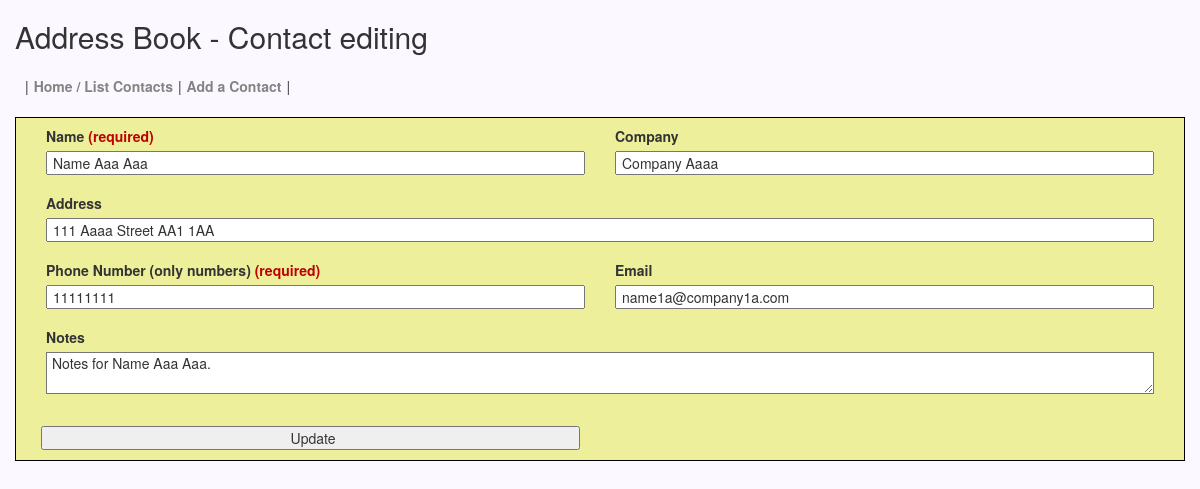
The page /editContact.php?action=bringContactData&id=1 on the database its author committed.
### tables this page shows
CREATE TABLE IF NOT EXISTS `address_book_table` (
  `id` int(5) NOT NULL AUTO_INCREMENT,
  `name` varchar(255) NOT NULL COMMENT 'Required.',
  `company` varchar(255) DEFAULT NULL,
  `address` varchar(255) DEFAULT NULL,
  `phone` varchar(255) NOT NULL COMMENT 'Required.',
  `email` varchar(255) DEFAULT NULL,
  `notes` text,
  PRIMARY KEY (`id`)
);

### inc/config.php (called while the page is built, shortened)
<?php
$debug = 0;
$db_host = "localhost";
$db_user = "root";
$db_password = "root";
$db_name = "address_book_db";
$db_management_system = "mysql";
?>

### lib/adodb5/adodb.inc.php (called while the page is built, shortened)
<?php
if (!defined('_ADODB_LAYER')) {
	function ADODB_str_replace($src, $dest, $data) {
		if (ADODB_PHPVER >= 0x4050) {
			return str_replace($src,$dest,$data);
		}
		return $data;
	}
	function ADODB_Setup() {
		$ADODB_FETCH_MODE = ADODB_FETCH_DEFAULT;
	}
	abstract class ADOConnection {
	var $database = '';
	var $host = '';
	var $user = '';
	var $debug = false;
	var $true = '1';
	var $false = '0';
	var $fetchMode=false;
	var $bulkBind = false;
	var $_queryID = false;
	var $_bindInputArray = false;
	function PConnect($argHostname = "", $argUsername = "", $argPassword = "", $argDatabaseName = "") {
		if ($argHostname != "") {
			$this->host = $argHostname;
		}
		if ($argUsername != "") {
			$this->user = $argUsername;
		}
		if ($argDatabaseName != "") {
			$this->database = $argDatabaseName;
		}
		if ($rez = $this->_pconnect($this->host, $this->user, $argPassword, $this->database)) {
			return true;
		}
		return $ret;
	}
	function Execute($sql,$inputarr=false) {
		if ($inputarr !== false) {
			if (!is_array($inputarr)) {
				$inputarr = array($inputarr);
			}
			$element0 = reset($inputarr);
			$array_2d = $this->bulkBind && is_array($element0) && !is_object(reset($element0));
			unset($element0);
			if (!is_array($sql) && !$this->_bindInputArray) {
				$sqlarr = explode('?',$sql);
				$nparams = sizeof($sqlarr)-1;
				if ($nparams != count($inputarr)) {
					$this->outp_throw(
						"Input array has " . count($inputarr) .
						" params, does not match query: '" . htmlspecialchars($sql) . "'",
						'Execute'
					);
					return false;
				}
				if (!$array_2d) {
					$inputarr = array($inputarr);
				}
				foreach($inputarr as $arr) {
					$sql = ''; $i = 0;
					while(list(, $v) = each($arr)) {
						$sql .= $sqlarr[$i];
						$typ = gettype($v);
						if ($typ == 'string') {
							$sql .= $this->qstr($v);
						} else if ($typ == 'double') {
							$sql .= str_replace(',','.',$v);
						} else if ($typ == 'boolean') {
							$sql .= $v ? $this->true : $this->false;
						} else if ($typ == 'object') {
							if (method_exists($v, '__toString')) {
								$sql .= $this->qstr($v->__toString());
							} else {
								$sql .= $this->qstr((string) $v);
							}
						} else if ($v === null) {
							$sql .= 'NULL';
						} else {
							$sql .= $v;
						}
						$i += 1;
						if ($i == $nparams) {
							break;
						}
					}
					if (isset($sqlarr[$i])) {
						$sql .= $sqlarr[$i];
						if ($i+1 != sizeof($sqlarr)) {
							$this->outp_throw( "Input Array does not match ?: ".htmlspecialchars($sql),'Execute');
						}
					} else if ($i != sizeof($sqlarr)) {
						$this->outp_throw( "Input array does not match ?: ".htmlspecialchars($sql),'Execute');
					}
					$ret = $this->_Execute($sql);
					if (!$ret) {
						return $ret;
					}
				}
			} else {
				if ($array_2d) {
					if (is_string($sql)) {
						$stmt = $this->Prepare($sql);
					} else {
						$stmt = $sql;
					}
					foreach($inputarr as $arr) {
						$ret = $this->_Execute($stmt,$arr);
						if (!$ret) {
							return $ret;
						}
					}
				} else {
					$ret = $this->_Execute($sql,$inputarr);
				}
			}
		} else {
			$ret = $this->_Execute($sql,false);
		}
		return $ret;
	}
	function _Execute($sql,$inputarr=false) {
		if( is_string($sql) ) {
			$sql = ADODB_str_replace( '_ADODB_COUNT', '', $sql );
		}
		if ($this->debug) {
			global $ADODB_INCLUDED_LIB;
			if (empty($ADODB_INCLUDED_LIB)) {
				include(ADODB_DIR.'/adodb-lib.inc.php');
			}
			$this->_queryID = _adodb_debug_execute($this, $sql,$inputarr);
		} else {
			$this->_queryID = @$this->_query($sql,$inputarr);
		}
		$rs = new $rsclass($this->_queryID,$this->fetchMode);
		$rs->connection = $this;
		$rs->Init();
		if (is_array($sql)) {
			$rs->sql = $sql[0];
		} else {
			$rs->sql = $sql;
		}
		return $rs;
	}
}
	class ADORecordSet implements IteratorAggregate {
	var $fields = false;
	var $EOF = false;
	var $_numOfRows = -1;
	var $_numOfFields = -1;
	var $_currentRow = -1;
	function __construct($queryID) {
		$this->_queryID = $queryID;
	}
	function Init() {
		if ($this->_numOfRows != 0 && $this->_numOfFields && $this->_currentRow == -1) {
			$this->_currentRow = 0;
			if ($this->EOF = ($this->_fetch() === false)) {
				$this->_numOfRows = 0;
			}
		} else {
			$this->EOF = true;
		}
	}
	function FetchRow() {
		if ($this->EOF) {
			return false;
		}
		$arr = $this->fields;
		$this->_currentRow++;
		if (!$this->_fetch()) {
			$this->EOF = true;
		}
		return $arr;
	}
	protected function AssocCaseConvertFunction($case = ADODB_ASSOC_CASE) {
		switch($case) {
			case ADODB_ASSOC_CASE_NATIVE:
			default:
				return false;
		}
	}
	function RecordCount() {
		return $this->_numOfRows;
	}
	protected function _updatefields()
	{
		if( empty($this->fields)) {
			return;
		}
		$fn_change_case = $this->AssocCaseConvertFunction();
		if(!$fn_change_case) {
			return;
		}
		$arr = array();
		$this->fields = $arr;
	}
}
	function ADOLoadCode($dbType) {
		$db = strtolower($dbType);
		switch ($db) {
			default:
				$class = $db; break;
		}
		$file = ADODB_DIR."/drivers/adodb-".$db.".inc.php";
		if (class_exists("ADODB_" . $class)) {
			return $class;
		}
		return false;
	}
	function ADONewConnection($db='') {
		global $ADODB_NEWCONNECTION, $ADODB_LASTDB;
		$errorfn = (defined('ADODB_ERROR_HANDLER')) ? ADODB_ERROR_HANDLER : false;
		if(empty($obj)) {
			if (!isset($ADODB_LASTDB)) {
				$ADODB_LASTDB = '';
			}
			if ($db != $ADODB_LASTDB) {
				$db = ADOLoadCode($db);
			}
			$cls = 'ADODB_'.$db;
			$obj = new $cls();
		}
		return $obj;
	}
}

### classes/Utils.class.php (called while the page is built, shortened)
<?php
class Utils {
    var $connection = NULL;
    function openConnection() {
        if ($this->connection == NULL) {
            require(DIR_FS_CONFIG . "inc/config.php");
            $connection = ADONewConnection($db_management_system);
            if ($connection->PConnect($db_host, $db_user, $db_password, $db_name)) {
                $connection->debug = $debug;
                $this->connection = $connection;
                return true;
            } else {
            	$this->setErrorMsg("DataBase connection error.");
                return false;
            }
        } else if (is_a($this->connection, '__PHP_Incomplete_Class')) {
            require(DIR_FS_CONFIG . "inc/config.php");
            $this->session_name = SESSION_NAME;
            $connection = ADONewConnection($db_management_system);
            if ($connection->PConnect($db_host, $db_user, $db_password, $db_name)) {
                $connection->debug = $debug;
                $this->connection = $connection;
                return true;
            } else {
                $this->setErrorMsg("DataBase connection error.");
                return false;
            }
        } else {
            return true;
        }
    }
}
?>

### lib/adodb5/drivers/adodb-mysql.inc.php (called while the page is built, shortened)
<?php
if (! defined("_ADODB_MYSQL_LAYER")) {
class ADODB_mysql extends ADOConnection {
	var $clientFlags = 0;
	function _pconnect($argHostname, $argUsername, $argPassword, $argDatabasename)
	{
		if (ADODB_PHPVER >= 0x4300)
			$this->_connectionID = mysql_pconnect($argHostname,$argUsername,$argPassword,$this->clientFlags);
		else
			$this->_connectionID = mysql_pconnect($argHostname,$argUsername,$argPassword);
		if ($argDatabasename) return $this->SelectDB($argDatabasename);
		return true;
	}
	function SelectDB($dbName)
	{
		if ($this->_connectionID) {
			return @mysql_select_db($dbName,$this->_connectionID);
		}
		else return false;
	}
	function _query($sql,$inputarr=false)
	{
	return mysql_query($sql,$this->_connectionID);
	}
}
class ADORecordSet_mysql extends ADORecordSet{
	function __construct($queryID,$mode=false)
	{
		if ($mode === false) {
			global $ADODB_FETCH_MODE;
			$mode = $ADODB_FETCH_MODE;
		}
		switch ($mode)
		{
		case ADODB_FETCH_DEFAULT:
		case ADODB_FETCH_BOTH:
		default:
			$this->fetchMode = MYSQL_BOTH; break;
		}
	}
	function _initrs()
	{
		$this->_numOfRows = @mysql_num_rows($this->_queryID);
		$this->_numOfFields = @mysql_num_fields($this->_queryID);
	}
	function _fetch()
	{
		$this->fields = @mysql_fetch_array($this->_queryID,$this->fetchMode);
		return is_array($this->fields);
	}
}
}

### classes/Contacts.class.php (called while the page is built, shortened)
<?php
class Contacts extends Utils {
    public function listsContactById($id) {
        $query = "SELECT *
                  FROM address_book_table
                  WHERE id = $id";
        $rs = $this->connection->Execute($query);
        $list = array();
        if ($rs && $rs->recordCount() > 0) {
            while ($row = $rs->fetchRow()) {
                array_push($list, $row);
            }
        }
        return $list;
    }
}
?>

### editContact.php (the view, shortened to what this page needs)
<?php
    require("inc/config.php");
    require(DIR_FS_LIB . "adodb5/adodb.inc.php");
    require(DIR_FS_CLASSES . "Utils.class.php");
    require(DIR_FS_CLASSES . "Contacts.class.php");
    $file = htmlspecialchars($_SERVER["PHP_SELF"]);
    $break = Explode('/', $file);
    $pfile = $break[count($break) - 1];
    if ($_GET['id'] != '') {
        $id = $_GET['id'];
    }
    switch ($_GET['action']) {
        case 'bringContactData':
            $contact = new Contacts();
            $list = $contact->listsContactById($id);
                foreach ($list as $line) {
                    $name = $line['name'];
                    $company = $line['company'];
                    $address = $line['address'];
                    $phone = $line['phone'];
                    $email = $line['email'];
                    $notes = $line['notes'];
            }
            $nameErr = $phoneErr = " ";
            $emailErr = "";
            break;
}
    require("header.php");
?>
<div class="col-xs-12" id="divFormWrapper">
	    <form name="form1" id="form1" method="POST" enctype="multipart/formdata" action="<?php print $pfile; ?>?action=updateContactData&id=<?php print $id; ?>">
			<div id="divFormLineLeft" class="col-xs-12 col-sm-6">
				  <p><label for="name">Name <font class="required">(required)</font></label><br>
				  <input name="name" id="name" value="<?php print $name; ?>" type="text" />
				  <span class="error"><?php echo $nameErr;?></span></p>
			</div>
			<div id="divFormLineRight" class="col-xs-12 col-sm-6">
				  <p><label for="company">Company</label><br>
				  <input name="company" id="company" value="<?php print $company; ?>" type="text" /></p>
			</div>
			<div id="divFormLineLeft" class="col-xs-12">
				  <p><label for="address">Address</label><br>
				  <input name="address" id="address" value="<?php print $address; ?>" type="text" /></p>
			</div>
			<div id="divFormLineLeft" class="col-xs-12 col-sm-6">
				  <p><label for="phone">Phone Number (only numbers) <font class="required">(required)</font></label><br>
				  <input name="phone" id="phone" value="<?php print $phone; ?>" type="text" />
				  <span class="error"><?php echo $phoneErr;?></span></p>
			</div>
			<div id="divFormLineLeft" class="col-xs-12 col-sm-6">
				  <p><label for="email">Email</label><br>
				  <input name="email" id="email" value="<?php print $email; ?>" type="text" />
				  <span class="error"><?php echo $emailErr;?></span></p></p>
			</div>
			<div id="divFormLineRight" class="col-xs-12">
				  <p><label for="notes">Notes</label><br>
				  <textarea name="notes" id="notes"><?php print $notes; ?></textarea></p>
			</div>
			<div id="divFormLineRight" class="col-xs-6">
				  <p><input type="submit" name="submit" id="submit" value="Update"/></p>
			</div>
			<div id="divFormLineRight" class="col-xs-6"></div>
		</form>
</div>

### css/style.css (style rules this page uses)
body { background-color: #FBF9FF !important; }
.required, .error { color: #BE0000; }
#submit { float: right; margin: 10px 5px; }
#divListContatcLeft, #divListContatcRight, #divFormLineLeft, #divFormLineRight { padding-top: 8px; }
#divListContatcLeft input, textarea { padding: 0 0 0 5px; width: 100%; border-width: 0; }
#divListContatcRight input, textarea { padding: 0 0 0 5px; width: 100%; border-width: 0; }
#divFormLineLeft input, textarea { padding: 0 0 0 5px; width: 100%; }
#divFormLineRight input, textarea { padding: 0 0 0 5px; width: 100%; }
#divFormWrapper { background-color: #EDEF9B; border: 1px #000000 solid; }
#notes { border-width: 1px; }

### rows shown on the page
address_book_table: name "Name Aaa Aaa", company "Company Aaaa", address "111 Aaaa Street AA1 1AA", phone "11111111", email "name1a@company1a.com", notes "Notes for Name Aaa Aaa."

### other values the page prints
$title "Address Book"
$subTitle "Contact editing"
